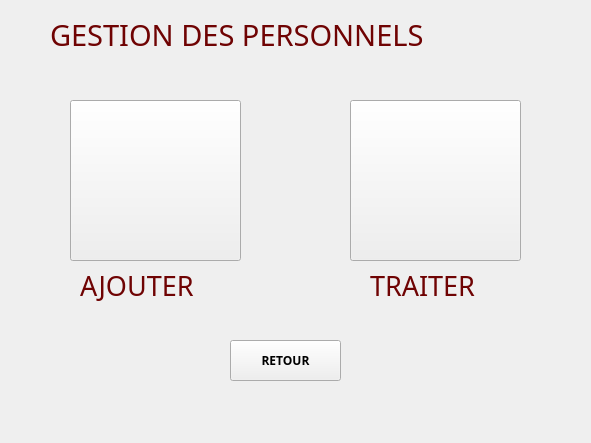
<?xml version="1.0" encoding="UTF-8"?>
<ui version="4.0">
 <class>Gestion_Personnel</class>
 <widget class="QWidget" name="Gestion_Personnel">
  <property name="geometry">
   <rect>
    <x>0</x>
    <y>0</y>
    <width>591</width>
    <height>443</height>
   </rect>
  </property>
  <property name="windowTitle">
   <string>Form</string>
  </property>
  <widget class="QPushButton" name="pushButton">
   <property name="geometry">
    <rect>
     <x>230</x>
     <y>340</y>
     <width>111</width>
     <height>41</height>
    </rect>
   </property>
   <property name="font">
    <font>
     <family>Century Gothic</family>
     <weight>75</weight>
     <bold>true</bold>
    </font>
   </property>
   <property name="text">
    <string>RETOUR</string>
   </property>
   <property name="icon">
    <iconset>
     <normaloff>:/icons/icons8_back_to_200px.png</normaloff>:/icons/icons8_back_to_200px.png</iconset>
   </property>
   <property name="iconSize">
    <size>
     <width>30</width>
     <height>30</height>
    </size>
   </property>
  </widget>
  <widget class="QLabel" name="label_3">
   <property name="geometry">
    <rect>
     <x>370</x>
     <y>260</y>
     <width>141</width>
     <height>51</height>
    </rect>
   </property>
   <property name="font">
    <font>
     <family>Century Gothic</family>
     <pointsize>20</pointsize>
    </font>
   </property>
   <property name="text">
    <string>&lt;html&gt;&lt;head/&gt;&lt;body&gt;&lt;p&gt;&lt;span style=&quot; color:#6f0303;&quot;&gt;TRAITER&lt;/span&gt;&lt;/p&gt;&lt;/body&gt;&lt;/html&gt;</string>
   </property>
  </widget>
  <widget class="QLabel" name="label">
   <property name="geometry">
    <rect>
     <x>50</x>
     <y>10</y>
     <width>491</width>
     <height>51</height>
    </rect>
   </property>
   <property name="font">
    <font>
     <family>Century Gothic</family>
     <pointsize>22</pointsize>
     <weight>50</weight>
     <bold>false</bold>
    </font>
   </property>
   <property name="text">
    <string>&lt;html&gt;&lt;head/&gt;&lt;body&gt;&lt;p&gt;&lt;span style=&quot; color:#6f0303;&quot;&gt;GESTION DES PERSONNELS&lt;/span&gt;&lt;/p&gt;&lt;/body&gt;&lt;/html&gt;</string>
   </property>
  </widget>
  <widget class="QLabel" name="label_2">
   <property name="geometry">
    <rect>
     <x>80</x>
     <y>260</y>
     <width>141</width>
     <height>51</height>
    </rect>
   </property>
   <property name="font">
    <font>
     <family>Century Gothic</family>
     <pointsize>20</pointsize>
    </font>
   </property>
   <property name="text">
    <string>&lt;html&gt;&lt;head/&gt;&lt;body&gt;&lt;p&gt;&lt;span style=&quot; color:#6f0303;&quot;&gt;AJOUTER&lt;/span&gt;&lt;/p&gt;&lt;/body&gt;&lt;/html&gt;</string>
   </property>
  </widget>
  <widget class="QPushButton" name="traiter">
   <property name="geometry">
    <rect>
     <x>350</x>
     <y>100</y>
     <width>171</width>
     <height>161</height>
    </rect>
   </property>
   <property name="text">
    <string/>
   </property>
   <property name="icon">
    <iconset resource="images.qrc">
     <normaloff>:/icons/manage.png</normaloff>:/icons/manage.png</iconset>
   </property>
   <property name="iconSize">
    <size>
     <width>150</width>
     <height>150</height>
    </size>
   </property>
  </widget>
  <widget class="QPushButton" name="ajouter">
   <property name="geometry">
    <rect>
     <x>70</x>
     <y>100</y>
     <width>171</width>
     <height>161</height>
    </rect>
   </property>
   <property name="text">
    <string/>
   </property>
   <property name="icon">
    <iconset resource="images.qrc">
     <normaloff>:/icons/add.png</normaloff>:/icons/add.png</iconset>
   </property>
   <property name="iconSize">
    <size>
     <width>150</width>
     <height>150</height>
    </size>
   </property>
  </widget>
 </widget>
 <resources>
  <include location="images.qrc"/>
 </resources>
 <connections/>
</ui>
